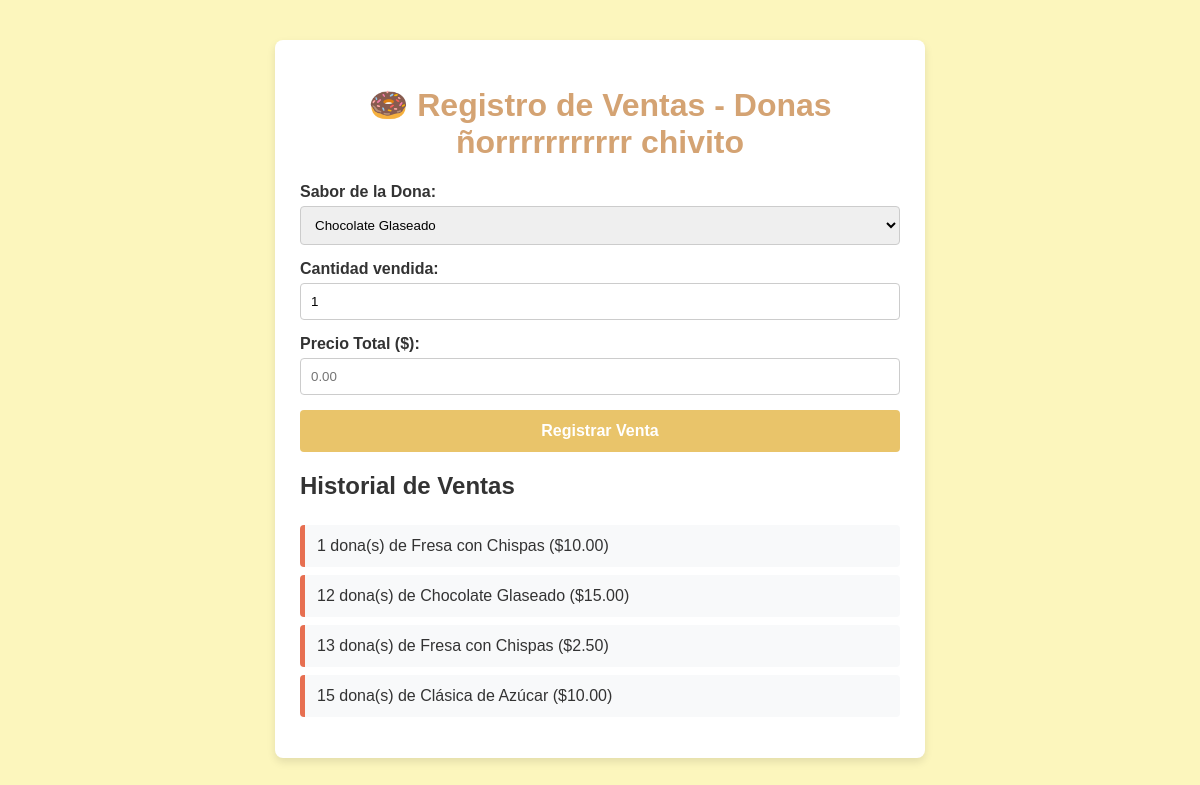
The app's page /ventas-donas/ with its own data.
### donas/models.py (models this page shows)
class VentaDona(models.Model):
    SABORES_CHOICES = [
        ('chocolate', 'Chocolate Glaseado'),
        ('fresa', 'Fresa con Chispas'),
        ('arequipe', 'Manjar / Arequipe'),
        ('clasica', 'Clásica de Azúcar'),
    ]
    sabor = models.CharField(max_length=50, choices=SABORES_CHOICES)
    cantidad = models.IntegerField(default=1)
    precio_total = models.DecimalField(max_digits=6, decimal_places=2)
    fecha_venta = models.DateTimeField(auto_now_add=True)
    def __str__(self):
        return f"{self.cantidad} dona(s) de {self.get_sabor_display()} (${self.precio_total})"

### donas/views.py (the view, shortened to what this page needs)
# urls.py: path('ventas-donas/', panel_ventas, name='panel_ventas'),  # <--- Nueva ruta del negocio
def panel_ventas(request):
    todas_las_ventas = VentaDona.objects.all()
    sabores = VentaDona.SABORES_CHOICES
    return render(request, 'donas/ventas.html', {
        'ventas': todas_las_ventas,
        'sabores': sabores
    })

### donas/templates/donas/ventas.html (shortened to what this page needs)
<!DOCTYPE html>
<html lang="es">
<head>
</head>
<body>
    <div class="contenedor">
        <h1>🍩 Registro de Ventas - Donas ñorrrrrrrrrrr chivito</h1>
        <form method="POST">
            <div class="campo">
                <label for="sabor">Sabor de la Dona:</label>
                <select name="sabor" id="sabor" required>
                    {% for codigo, nombre in sabores %}
                        <option value="{{ codigo }}">{{ nombre }}</option>
                    {% endfor %}
                </select>
            </div>
            <div class="campo">
                <label for="cantidad">Cantidad vendida:</label>
                <input type="number" name="cantidad" id="cantidad" min="1" value="1" required>
            </div>
            <div class="campo">
                <label for="precio_total">Precio Total ($):</label>
                <input type="number" name="precio_total" id="precio_total" step="0.01" placeholder="0.00" required>
            </div>
            <button type="submit">Registrar Venta</button>
        </form>
        <h2>Historial de Ventas</h2>
        <ul>
            {% for venta in ventas %}
                <li>{{ venta }}</li>
            {% empty %}
                <li>No se han registrado ventas hoy.</li>
            {% endfor %}
        </ul>
    </div>
</body>
</html>

### donas/templates/donas/ventas.html (style rules this page uses)
body { font-family: Arial, sans-serif; margin: 40px; background-color: #fcf6bd; color: #333; }
.contenedor { max-width: 600px; margin: auto; background: white; padding: 25px; border-radius: 8px; box-shadow: 0 4px 8px rgba(0,0,0,0.1); }
h1 { text-align: center; color: #d4a373; }
.campo { margin-bottom: 15px; }
label { display: block; margin-bottom: 5px; font-weight: bold; }
select, input { width: 100%; padding: 10px; box-sizing: border-box; border: 1px solid #ccc; border-radius: 4px; }
button { width: 100%; padding: 12px; background-color: #e9c46a; border: none; border-radius: 4px; color: white; font-size: 16px; font-weight: bold; cursor: pointer; }
ul { list-style: none; padding: 0; margin-top: 25px; }
li { background: #f8f9fa; padding: 12px; margin-bottom: 8px; border-left: 5px solid #e76f51; border-radius: 4px; }

### records on screen
VentaDona: cantidad+sabor+precio_total "1 dona(s) de Fresa con Chispas ($10.00)"
VentaDona: cantidad+sabor+precio_total "12 dona(s) de Chocolate Glaseado ($15.00)"
VentaDona: cantidad+sabor+precio_total "13 dona(s) de Fresa con Chispas ($2.50)"
VentaDona: cantidad+sabor+precio_total "15 dona(s) de Clásica de Azúcar ($10.00)"

### other values on screen
form field sabor "Chocolate Glaseado"
